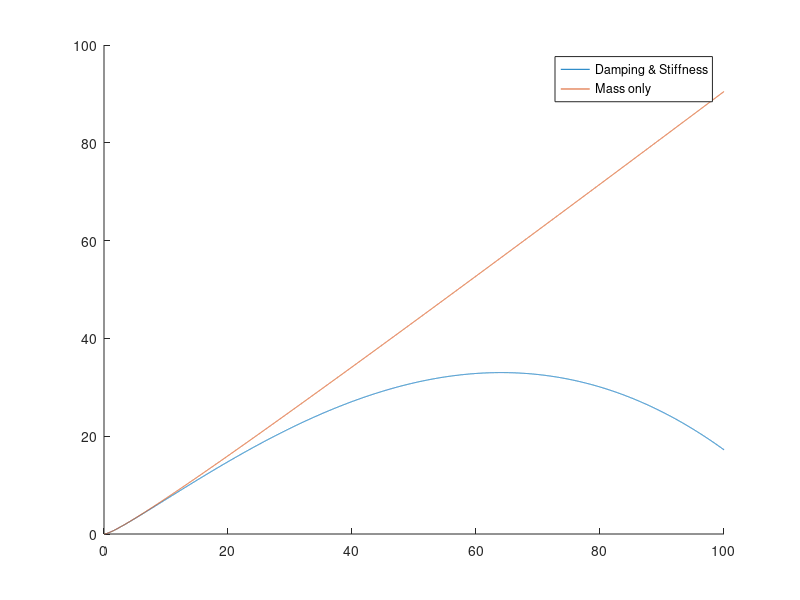

MATLAB code for this plot:
%% Droplet impact on a cantilever: small_damping_and_stiffness.m
% 
% This script deals with the distinguised limit where there is a small
% amount of damping, characterised by beta and a small amount of stiffness,
% characterised by delta, which is larger than the square root of the mass 
% ratio alpha but still much smaller than 1. It plots the first order 
% correction to the cantilever displacement s_0(t) to the case where there 
% is no damping or stiffness. 

%%
% Solution for cantilever displacement and its derivatives
beta = 1e-2;
delta = 1e-2;

% Homogeneous solution with no damping or stiffness
s0 = @(t) 0.5 + t - 0.5 * sqrt(1 + 4 * t); 
sdot0 = @(t) 1 - 1 ./ sqrt(1 + 4 * t);
sddot0 = @(t) 2 * (1 + 4 * t).^(-3/2);

s = @(t) s0(t) ...
    - (beta / 12) * ((1 + 6 * t + 6 * t.^2) ./ sqrt(1 + 4 * t) - 1 - 4 * t) ...
    - (delta / 120) ...
        * ((1 + 10 * t + 30 * t.^2 + 20 * t.^3) ./ sqrt(1 + 4 * t) ...
            - (1 + 4 * t).^2);
sdot = @(t) sdot0(t) ...
    - (beta / 3) * ((1 + 6 * t + 9 * t.^2) / (1 + 4 * t).^(3/2) - 1) ...
    - (delta / 15) ...
        * ((1 + 10 * t + 30 * t.^2 + 25 * t.^3) ./ (1 + 4 * t).^(3/2) ...
            - (1 + 4 * t));
sddot = @(t) sddot0(t) ...
    - 2 * beta * (1 + 3 * t) ./ (1 + 4 * t).^(5/2) ...
    - (delta / 15) ...
        * ((4 + 40 * t + 135 * t.^2 + 150 * t.^3) ./ (1 + 4 * t).^(5/2) - 4);
    
    
%%
% Creating plots for a specific time array using the function
% plotting_cantilever
tvals = 0.01:0.01:100;

close all
figure;
hold on
plot(tvals, s(tvals))
plot(tvals, s0(tvals));
hold off
legend("Damping & Stiffness", "Mass only");